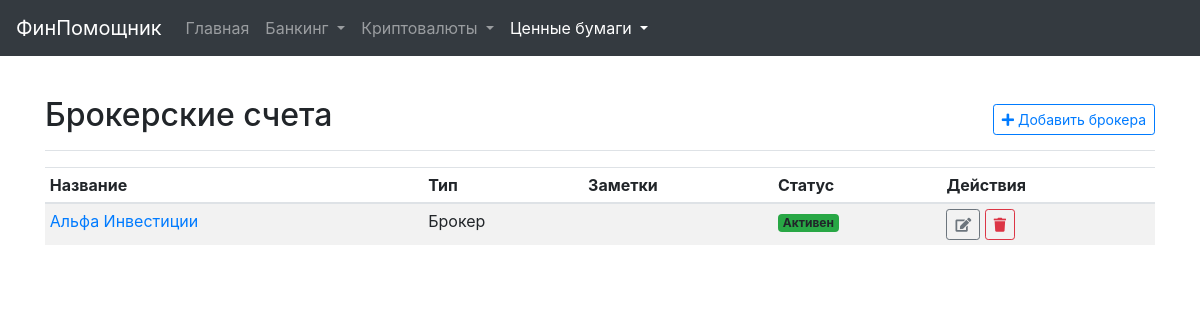
Screenshot of /brokers with the database file from the repository.
### models.py (models this page shows, shortened)
class InvestmentPlatform(db.Model):
    id = db.Column(db.Integer, primary_key=True)
    name = db.Column(db.String(128), nullable=False, unique=True)
    platform_type = db.Column(db.String(64), nullable=False)
    is_active = db.Column(db.Boolean, default=True, nullable=False)
    api_key = db.Column(db.String(256))
    api_secret_encrypted = db.Column(db.String(512))
    passphrase_encrypted = db.Column(db.String(512))
    other_credentials_json_encrypted = db.Column(db.Text)
    notes = db.Column(db.Text)
    last_sync_status = db.Column(db.String(128))
    last_synced_at = db.Column(db.DateTime)
    last_tx_synced_at = db.Column(db.DateTime) # Новая колонка для синхронизации транзакций
    manual_earn_balances_json = db.Column(db.Text, default='{}') # Новая колонка для ручных Earn балансов
    assets = db.relationship('InvestmentAsset', back_populates='platform', cascade="all, delete-orphan", lazy='dynamic')
    transactions = db.relationship('Transaction', back_populates='platform', cascade="all, delete-orphan", lazy='dynamic')
    @property
    def api_secret(self):
        return decrypt_data(self.api_secret_encrypted)
    @property
    def passphrase(self):
        return decrypt_data(self.passphrase_encrypted)
    @property
    def other_credentials_json(self):
        return decrypt_data(self.other_credentials_json_encrypted)
    @property
    def platform_type_display(self):
        types = {
            'crypto_exchange': 'Криптобиржа',
            'stock_broker': 'Брокер',
            'bank': 'Банк',
        }
        return types.get(self.platform_type, 'Другое')

### securities_logic.py (the view)
@securities_bp.route('/brokers')
def ui_brokers():
    broker_platforms = InvestmentPlatform.query.filter_by(platform_type='stock_broker').order_by(InvestmentPlatform.name).all()
    return render_template('brokers.html', platforms=broker_platforms)

### templates/brokers.html (shortened to what this page needs)
{% extends "base.html" %}
{% block content %}
<div class="d-flex justify-content-between flex-wrap flex-md-nowrap align-items-center pt-3 pb-2 mb-3 border-bottom">
    <h1 class="h2">Брокерские счета</h1>
    <div class="btn-toolbar mb-2 mb-md-0">
        <a href="{{ url_for('main.ui_add_investment_platform_form') }}" class="btn btn-sm btn-outline-primary">
            <i class="fas fa-plus"></i> Добавить брокера
        </a>
    </div>
</div>
<div class="table-responsive">
    <table class="table table-striped table-sm">
        <thead>
            <tr>
                <th>Название</th>
                <th>Тип</th>
                <th>Заметки</th>
                <th>Статус</th>
                <th>Действия</th>
            </tr>
        </thead>
        <tbody>
            {% for platform in platforms %}
            <tr>
                <td><a href="{{ url_for('securities.ui_broker_detail', platform_id=platform.id) }}">{{ platform.name }}</a></td>
                <td>{{ platform.platform_type_display }}</td>
                <td>{{ platform.notes or '' }}</td>
                <td>
                    {% if platform.is_active %}
                        <span class="badge bg-success">Активен</span>
                    {% else %}
                        <span class="badge bg-secondary">Неактивен</span>
                    {% endif %}
                </td>
                <td>
                    <a href="{{ url_for('main.ui_edit_investment_platform_form', platform_id=platform.id) }}" class="btn btn-sm btn-outline-secondary">
                        <i class="fas fa-edit"></i>
                    </a>
                    <form action="{{ url_for('main.ui_delete_investment_platform', platform_id=platform.id) }}" method="POST" class="d-inline" onsubmit="return confirm('Вы уверены, что хотите удалить платформу {{ platform.name }} и все связанные с ней данные?');">
                        <button type="submit" class="btn btn-sm btn-outline-danger">
                            <i class="fas fa-trash"></i>
                        </button>
                    </form>
                </td>
            </tr>
            {% else %}
            <tr>
                <td colspan="5" class="text-center">Брокерские счета не найдены. <a href="{{ url_for('main.ui_add_investment_platform_form') }}">Добавьте новый.</a></td>
            </tr>
            {% endfor %}
        </tbody>
    </table>
</div>
{% endblock %}

### templates/base.html (style rules this page uses)
body { padding-top: 5rem; }

### rows the page displays
InvestmentPlatform: name "Альфа Инвестиции", platform_type_display "Брокер", is_active "Активен"
